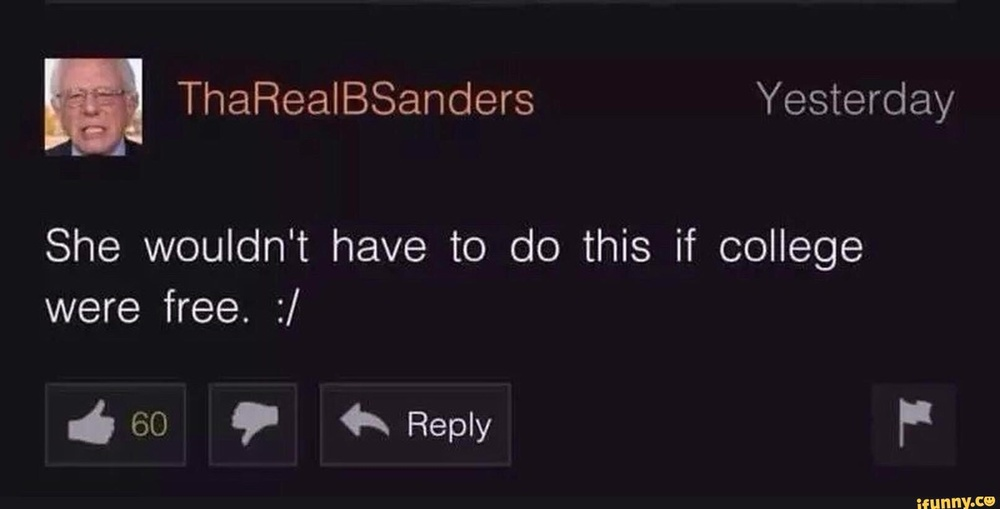
#> input picture Labs/Lab 9 - GUI Programming/img/sanders.jpg, 1000 x 509 px, shrunk from 1474 x 750 before the run, given in place of preyer.jpg, which was not available
$ python lab7.py
#> lines starting #> are read from the running program, lines starting #| are printed output that depends on the picture; pictures that were not available may be replaced by others from this repository, and a replacement may not be noted
# Jesus Andres Bernal
# Michael Avalos-Garcia
# Paul Whipp

# Task one: Max Red pixel

from PIL import Image
import math
from colormath.color_objects import sRGBColor, LabColor
from colormath.color_conversions import convert_color
import colormath.color_diff as cm_cd # delta_e_cie2000

im = Image.open('img/preyer.jpg')
#> im is the input picture: PIL image 1000x509 RGB; mean R, G, B 32.3, 25.2, 32.1


def de(color_1, color_2):
    return cm_cd.delta_e_cie2000(color_1, color_2)


# turn scaled RGB pixel
def l_c(pixel):
    rgb = sRGBColor(pixel[0], pixel[1], pixel[2], True)
    return convert_color(rgb, LabColor)


def find_max_red(im):
    # get data as flat list, assign names
    pixel_list = list(im.getdata())
#> pixel_list = 509000 items
    max_red = -1
    curr_max_tup = None
    pos = 0
    # find max routine
    for p in pixel_list:
        if(p[0] > max_red):
            curr_max_tup = p
            max_red = p[0]
        if(max_red == 255):
            break;
        pos += 1
#> this loop made 84138 passes
#> (curr_max_tup, max_red) on passes 1, 42, 45, 46, 47, 49, 54, 55, 62, 370, 371, 372: ((19, 18, 23), 19), ((21, 20, 25), 21), ((22, 21, 26), 22), ((31, 30, 35), 31), ((36, 35, 40), 36), ((37, 36, 41), 37), ((38, 37, 42), 38), ((39, 38, 43), 39), ((40, 39, 44), 40), ((41, 40, 45), 41), ((43, 42, 47), 43), ((45, 44, 49), 45)
#> p on passes 2 to 7: (19, 18, 23), (19, 18, 23), (19, 18, 23), (19, 18, 23), (19, 18, 23), (19, 18, 23)
#> after the loop, curr_max_tup = (255, 250, 255); max_red = 255; pos = 84137
    # get image dimensions
    width, height = im.size
#> width = 1000; height = 509
    # calculate coordinates
    y_coord = pos // width
#> y_coord = 84
    x_coord = pos % width
#> x_coord = 137
    # return all values
    return curr_max_tup, x_coord, y_coord


# [7 lines left out: function blank_canvas, not called in this run]

# blank_canvas(3000,3000,(255,2,100))

"""
# Color mode, dimen tuple (may be switched?), base color
# From ~ 22 min mark in lecture 7
new_im = Image.new('RGB', (width, height), 'salmon')
"""


# Task 4, Chroma Key Mania
# [37 lines left out: functions distance_2, swatch_sample, chromakey_de, not called in this run]


# task 3
def distance(one, two):
    dist = 0
    for i in range(3):
        dist += math.pow(one[i] - two[i], 2)
    return math.sqrt(dist)


def chrome_key(img, bg, color_to_replace, save_loc):
    width = min(img.width, bg.width)
    height = min(img.height, bg.height)
    for x in range(width):
        for y in range(height):
            pix = img.getpixel((x, y))
            if distance(pix, color_to_replace) < 180:
                img.putpixel((x, y), bg.getpixel((x, y)))
    img.save(save_loc)


if __name__ == "__main__":
    max_tup, x_c, y_c = find_max_red(im)
#> max_tup = (255, 250, 255); x_c = 137; y_c = 84
    print(f"tuple: {max_tup} xcoord: {x_c} ycoord: {y_c}")
#| tuple: (255, 250, 255) xcoord: 137 ycoord: 84
    img = Image.open("img/one.jpg")
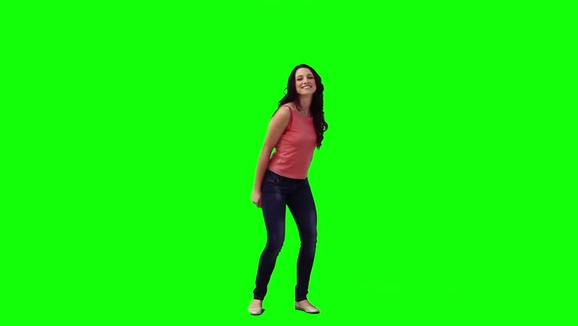
#> input picture Labs/Lab 7 - Chroma Key/img/one.jpg, 578 x 326 px, shrunk from 852 x 480 before the run
#> img is the input picture: PIL image 578x326 RGB; mean R, G, B 22.7, 243.5, 11.5
    bg = Image.open("img/bg.jpg")
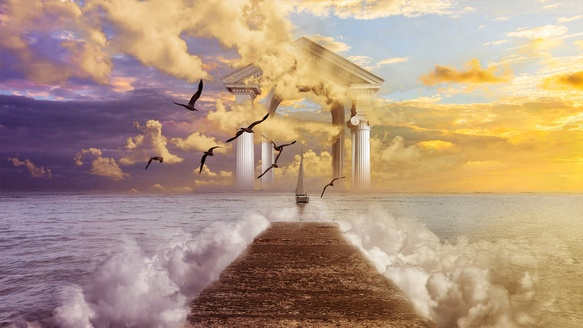
#> input picture Labs/Lab 7 - Chroma Key/img/bg.jpg, 583 x 328 px, shrunk from 859 x 483 before the run
#> bg is the input picture: PIL image 583x328 RGB; mean R, G, B 177.1, 149.8, 127.8
    save_loc = "img/result.png"
    green = (0, 255, 0)
    chrome_key(img, bg, green, save_loc)
#> after the loop in chrome_key, `for x in range(width):`:
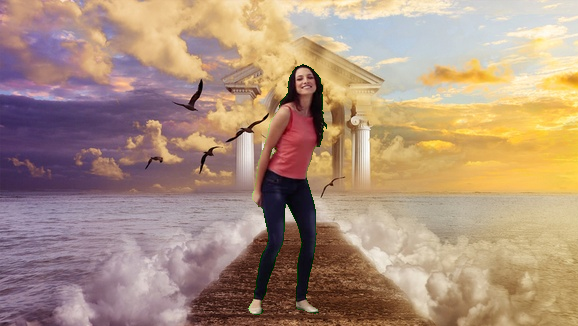
#> img: PIL image 578x326 RGB; mean R, G, B 172.6, 145.3, 125.4
